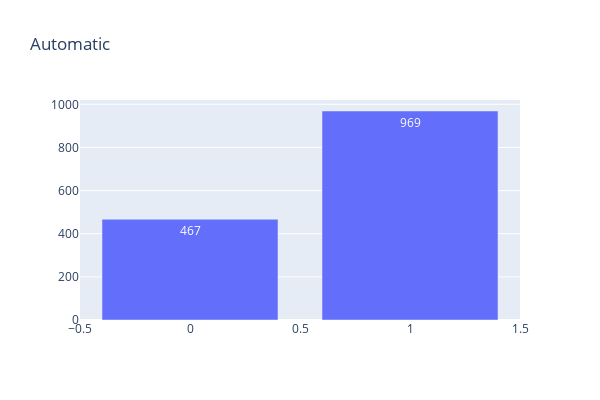

Notebook code cell kept with this figure:
### Code cell
trace = go.Bar(x=temp.index,
               y= temp.values,
               text = temp.values,
               textposition = 'inside',
               name = 'Automatic')
data = [trace]
layout = go.Layout(
    autosize=False,
    width=600,
    height=400,title = "Automatic "
)

fig = go.Figure(data=data, layout=layout)
iplot(fig)

### Figure 1 — Plotly figure (JSON) as saved in the notebook; plotly's stock layout.template omitted (floating-point values rounded to 4 significant figures)
{"data": [{"name": "Automatic", "text": [969, 467], "textposition": "inside", "type": "bar", "x": [1, 0], "y": [969, 467]}], "layout": {"autosize": false, "height": 400, "title": {"text": "Automatic "}, "width": 600}}
